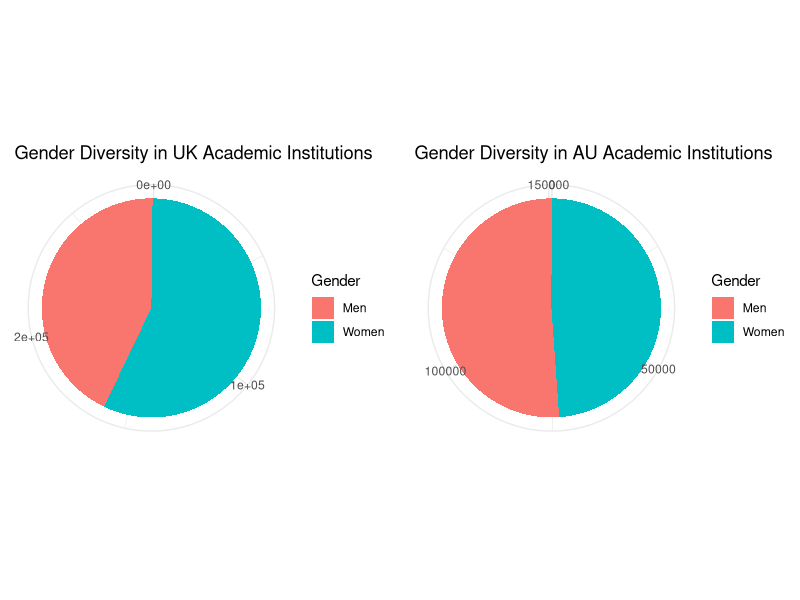

Here is the R script that generated this plot:
# Load required libraries
library(ggplot2)

# Read the CSV files
uk_data <- read.csv("uk_data_all.csv")
au_data <- read.csv("au_data_all.csv")

# Create a data frame for gender diversity in the UK
uk_gender_data <- data.frame(
  Gender = c("Men", "Women"),
  Count = c(uk_data$total_pub - uk_data$women_acad, uk_data$women_acad)
)

# Create a data frame for gender diversity in Australia
au_gender_data <- data.frame(
  Gender = c("Men", "Women"),
  Count = c(au_data$total_pub - au_data$women_acad, au_data$women_acad)
)

# Create the pie charts for both countries
p <- ggplot() +
  geom_bar(data = uk_gender_data, aes(x = "", y = Count, fill = Gender), stat = "identity", width = 1) +
  coord_polar("y") +
  labs(x = NULL, y = NULL, fill = "Gender", title = "Gender Diversity in UK Academic Institutions") +
  theme_minimal() +
  theme(legend.position = "right") +
  guides(fill = guide_legend(override.aes = list(label = NULL)))  # Hide legend labels

q <- ggplot() +
  geom_bar(data = au_gender_data, aes(x = "", y = Count, fill = Gender), stat = "identity", width = 1) +
  coord_polar("y") +
  labs(x = NULL, y = NULL, fill = "Gender", title = "Gender Diversity in AU Academic Institutions") +
  theme_minimal() +
  theme(legend.position = "right") +
  guides(fill = guide_legend(override.aes = list(label = NULL)))  # Hide legend labels

# Arrange the pie charts side by side
library(gridExtra) 
grid.arrange(p, q, ncol = 2)

